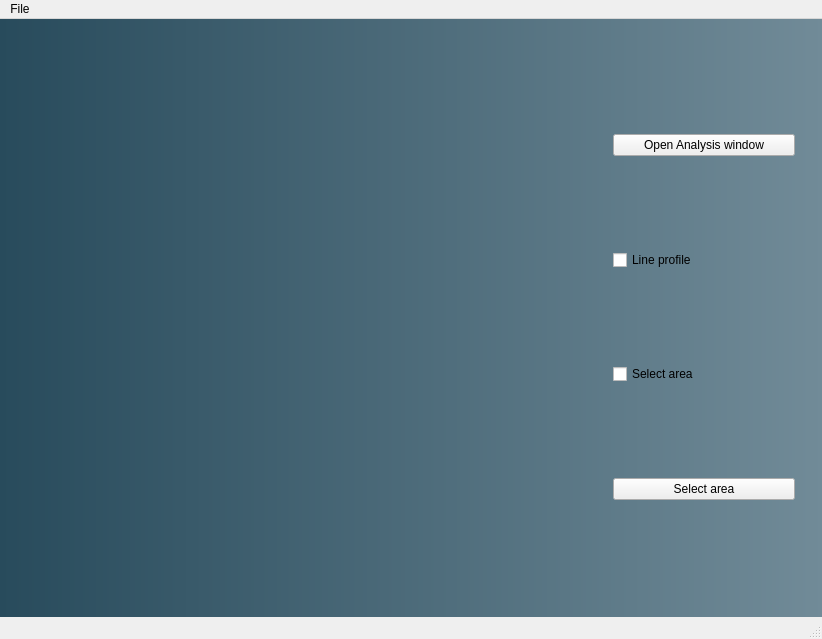
<?xml version="1.0" encoding="UTF-8"?>
<ui version="4.0">
 <class>interface_image_menu</class>
 <widget class="QMainWindow" name="interface_image_menu">
  <property name="geometry">
   <rect>
    <x>0</x>
    <y>0</y>
    <width>822</width>
    <height>639</height>
   </rect>
  </property>
  <property name="windowTitle">
   <string>MainWindow</string>
  </property>
  <property name="styleSheet">
   <string notr="true">QWidget#centralwidget_image_menu{background-color: qlineargradient(spread:pad, x1:0, y1:0, x2:1, y2:0, stop:1 rgb(113, 139, 152), stop:0 rgb(40, 75, 92));}

</string>
  </property>
  <widget class="QWidget" name="centralwidget_image_menu">
   <layout class="QVBoxLayout" name="verticalLayout">
    <item>
     <widget class="QWidget" name="widget_work" native="true">
      <layout class="QGridLayout" name="gridLayout">
       <item row="0" column="0">
        <widget class="QWidget" name="widget_image_in" native="true">
         <layout class="QVBoxLayout" name="verticalLayout_2">
          <item>
           <layout class="QVBoxLayout" name="companovka_image_in"/>
          </item>
         </layout>
        </widget>
       </item>
       <item row="0" column="1">
        <widget class="QWidget" name="widget_controle" native="true">
         <property name="maximumSize">
          <size>
           <width>200</width>
           <height>16777215</height>
          </size>
         </property>
         <layout class="QVBoxLayout" name="verticalLayout_4">
          <item>
           <widget class="QPushButton" name="button_open_analysis_window">
            <property name="text">
             <string>Open Analysis window</string>
            </property>
           </widget>
          </item>
          <item>
           <widget class="QCheckBox" name="checkbox_line_profile">
            <property name="text">
             <string>Line profile</string>
            </property>
           </widget>
          </item>
          <item>
           <widget class="QCheckBox" name="checkbox_select_area">
            <property name="text">
             <string>Select area</string>
            </property>
           </widget>
          </item>
          <item>
           <widget class="QPushButton" name="button_select_area">
            <property name="text">
             <string>Select area</string>
            </property>
           </widget>
          </item>
         </layout>
        </widget>
       </item>
      </layout>
     </widget>
    </item>
   </layout>
  </widget>
  <widget class="QMenuBar" name="menubar">
   <property name="geometry">
    <rect>
     <x>0</x>
     <y>0</y>
     <width>822</width>
     <height>26</height>
    </rect>
   </property>
   <widget class="QMenu" name="menu_file">
    <property name="title">
     <string>File</string>
    </property>
    <addaction name="action_open_image"/>
    <addaction name="action_save_image"/>
   </widget>
   <addaction name="menu_file"/>
  </widget>
  <widget class="QStatusBar" name="statusbar"/>
  <action name="action_open_image">
   <property name="text">
    <string>Open image</string>
   </property>
  </action>
  <action name="action_save_image">
   <property name="text">
    <string>Save image</string>
   </property>
  </action>
 </widget>
 <resources/>
 <connections/>
</ui>
